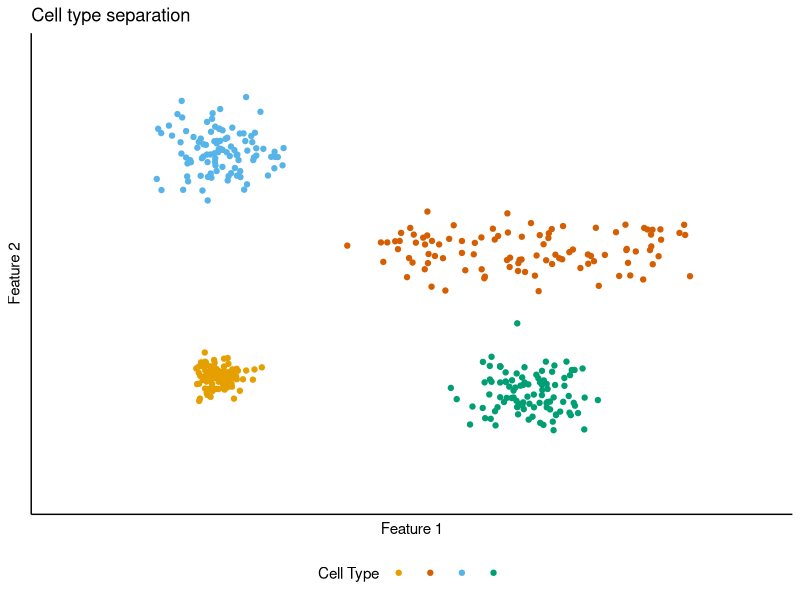
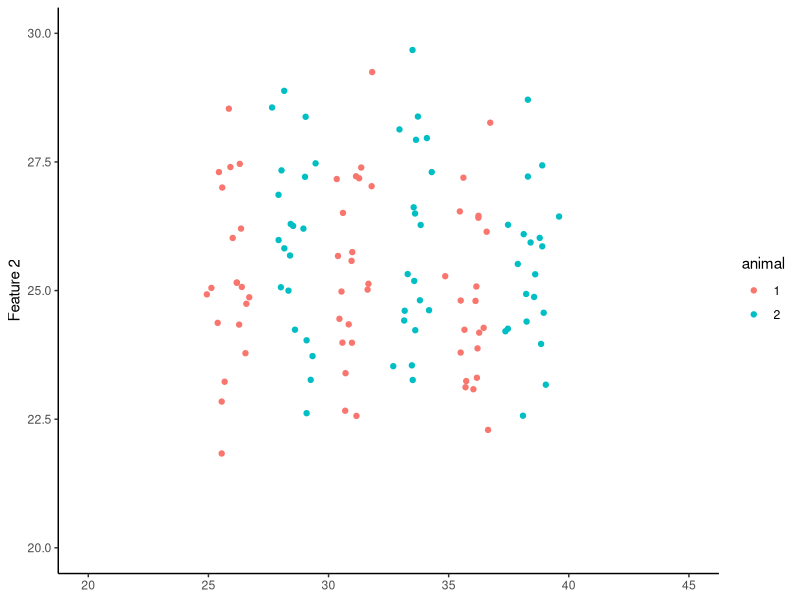
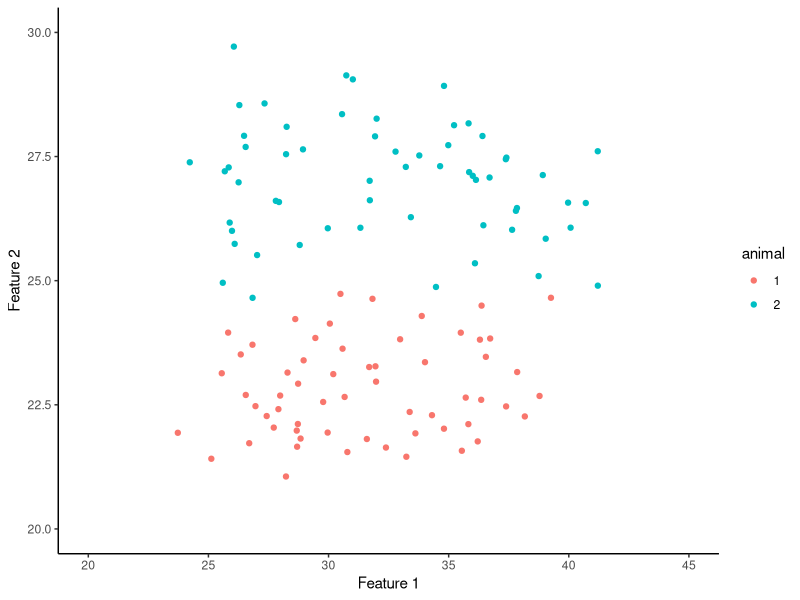
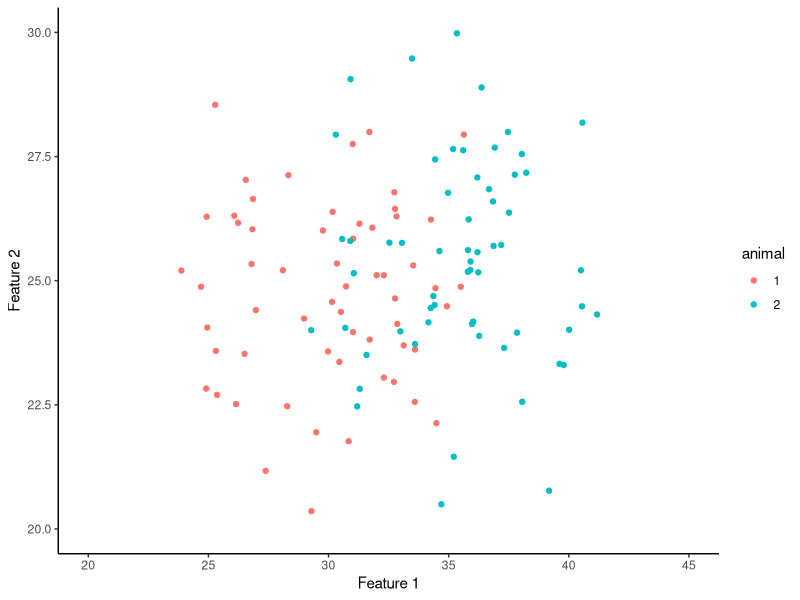
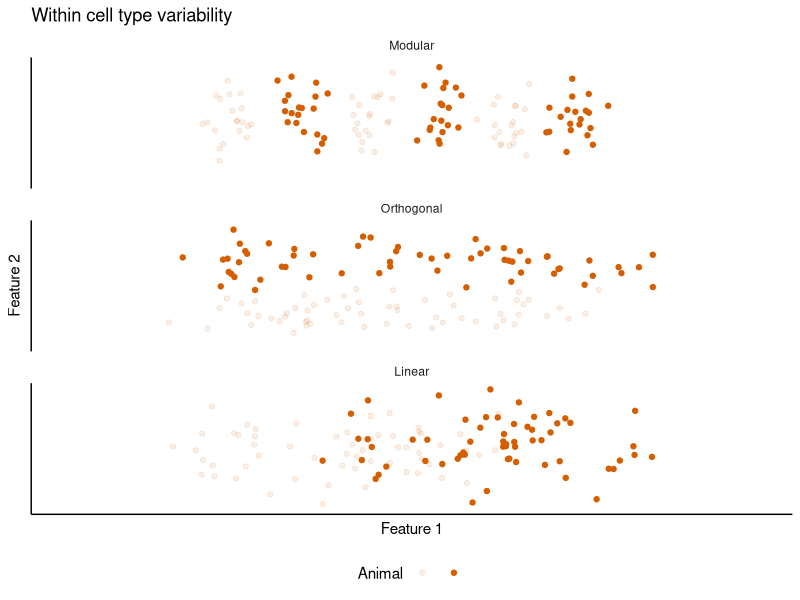

Generate these figures, in order, with R: (Note: this script raises an error after producing the figures.)
## ---- chunk 1
knitr::opts_chunk$set(echo = TRUE)

# Ensure access to libraries
library(tidyverse)
library(gridExtra)
## ---- chunk 2
numcells <- 100
Cell_A <- tibble(x = rnorm(numcells, 10, 1),
                       y = rnorm(numcells, 12, 1),
                       cell = "A")
Cell_B <- tibble(x = runif(numcells, min = 20, max = 40) + rnorm(numcells,0,1),
                       y = rnorm(numcells, 25, 2),
                       cell = "B")
Cell_C <- tibble(x = rnorm(numcells, 10, 2),
                       y = rnorm(numcells, 35, 2),
                       cell = "C")
Cell_D <- tibble(x = rnorm(numcells, 30, 2),
                       y = rnorm(numcells, 10, 2),
                       cell = "D")
 
CellFeatures <- bind_rows(Cell_A, Cell_B, Cell_C, Cell_D)
## ---- chunk 3
cbPalette <- c("#E69F00", "#D55E00", "#56B4E9", "#009E73")

CF_plot <- ggplot(CellFeatures, aes(x, y, colour = cell)) +
  geom_point() +
  xlim(0,45) +
  ylim(0,45) +
  labs(x = "Feature 1", y = "Feature 2", colour = "Cell Type", title = "Cell type separation") +
  scale_colour_manual(values=cbPalette) +
  theme_classic() +
  theme(legend.position = "bottom",
        axis.ticks = element_blank(),
        axis.text = element_blank(),
        legend.text = element_blank())

CF_plot
## ---- chunk 4
numcells <- 20
MF_A <- tibble(x = c(rnorm(numcells, 26, 0.5), rnorm(numcells, 31, 0.5), rnorm(numcells, 36, 0.5)),
                   y = rnorm(numcells*3, 25, 2),
                   animal = "1")
MF_B <- tibble(x = c(rnorm(numcells, 28.5, 0.5), rnorm(numcells, 33.5, 0.5), rnorm(numcells, 38.5, 0.5)),
                    y = rnorm(numcells*3, 25, 2),
                    animal = "2")
                   
ModularFeatures <- rbind(MF_A, MF_B)

MF_plot <- ggplot(ModularFeatures, aes(x, y, colour = animal)) +
  geom_point() +
  xlim(20,45) +
  ylim(20,30) +
  xlab("Feature 1") +
  ylab("Feature 2") +
  theme_classic() +
  theme(axis.title.x=element_blank())

MF_plot
## ---- chunk 5
numcells <- 60

OOF_A <- tibble(x = runif(numcells, min = 25, max = 40) + rnorm(numcells,0,1),
                y = rnorm(numcells, 23, 1),
                animal = "1")
OOF_B <- tibble(x = runif(numcells, min = 25, max = 40) + rnorm(numcells,0,1),
                y = rnorm(numcells, 27, 1),
                animal = "2")
     
OrthogOffsetFeatures <- rbind(OOF_A, OOF_B)

OOF_plot <- ggplot(OrthogOffsetFeatures, aes(x, y, colour = animal)) +
  geom_point() +
  xlim(20,45) +
  ylim(20,30) +
  xlab("Feature 1") +
  ylab("Feature 2") +
  theme_classic()

OOF_plot
## ---- chunk 6
numcells <- 60

LOF_A <- tibble(x = runif(numcells, min = 25, max = 35) + rnorm(numcells,0,1),
                y = rnorm(numcells, 25, 2),
                animal = "1")
LOF_B <- tibble(x = runif(numcells, min = 30, max = 40) + rnorm(numcells,0,1),
                y = rnorm(numcells, 25, 2),
                animal = "2")
LinearOffsetFeatures <- rbind(LOF_A, LOF_B)

LOF_plot <- ggplot(LinearOffsetFeatures, aes(x, y, colour = animal)) +
  geom_point() +
  xlim(20,45) +
  ylim(20,30) +
  xlab("Feature 1") +
  ylab("Feature 2") +
  theme_classic()

LOF_plot
## ---- chunk 7
ModularFeatures$scheme <- "modular"
OrthogOffsetFeatures$scheme <- "orthog"
LinearOffsetFeatures$scheme <- "linear"
IntraAnimal <- bind_rows(ModularFeatures, OrthogOffsetFeatures, LinearOffsetFeatures)
IntraAnimal$scheme <- as.factor(IntraAnimal$scheme)
IntraAnimal$scheme = factor(IntraAnimal$scheme, c("modular", "orthog","linear"))
labels_schemes <- c(modular = "Modular", orthog = "Orthogonal", linear = "Linear")

IntraAnimalPlot <- ggplot(IntraAnimal, aes(x, y, alpha = animal)) +
  geom_point(colour = cbPalette[2]) +
  xlim(20,45) +
  ylim(20,30) +
  labs(x = "Feature 1", y = "Feature 2", alpha = "Animal", title = "Within cell type variability") +
  facet_wrap(~scheme, nrow = 3, labeller = labeller(scheme = labels_schemes)) +
  theme_classic() +
  theme(strip.background = element_blank(),
        axis.ticks = element_blank(),
        axis.text = element_blank()) +
  scale_alpha_discrete(range=c(0.1,1)) +
  theme(legend.position = "bottom",
        legend.text = element_blank())

IntraAnimalPlot
  
## ---- chunk 8
ConceptFigure <- ggdraw() +
  draw_plot(CF_plot, x =0.02, y = 0, width = 0.45, height = 1) +
  draw_plot(IntraAnimalPlot, x = 0.52, y = 0, width = 0.45, height = 1) +
  draw_plot_label(label = c("A", "B"), size = 15,
                  x = c(0, 0.5), y = c(1, 1))

ConceptFigure
## ---- chunk 9
ggsave("Concept_figure.png", plot = ConceptFigure, width = 160, height = 100, units = "mm")
## ---- chunk 10
results_sim <- tibble(dvloc = c(seq(0, 1, length.out = 40), seq(0, 1, length.out = 40)),
                      feat_1 = c(rnorm(80, 0, 0.1)),
                      feat_2 = c(rnorm(40, 0.3, 0.1), rnorm(40, 0.7, 0.1)),
                      cellid = c(rep("a", 40), rep("b", 40)))
results_sim$feat_1[1:40] <- results_sim$feat_1[41:80] + results_sim$dvloc[1:40]
results_sim$feat_1[41:80] <- results_sim$feat_1[41:80] + results_sim$dvloc[41:80] * 1.2 + 0.4
## ---- chunk 11
sum_feat <- ggplot(results_sim, aes(feat_1, feat_2, colour = cellid)) +
  geom_point() +
  xlim(-0.2, 1.8) +
  ylim(-0.2,1.2) +
  labs(x = "Feature 1", y = "Feature 2", colour = "Animal ID") +
  theme_classic() +
  theme(strip.background = element_blank(),
        axis.ticks = element_blank(),
        axis.text = element_blank(),
        legend.position = "bottom")

sum_feat1 <- ggplot(results_sim, aes(dvloc, feat_1, colour = cellid)) +
  geom_point()  +
  xlim(-0.2, 1.2) +
  ylim(-0.4, 2) +
  labs(x = "DV location", y = "Feature 1", colour = "Animal ID") +
  theme_classic() +
  theme(strip.background = element_blank(),
        axis.ticks = element_blank(),
        axis.text = element_blank(),
        legend.position = "bottom")

sum_feat2 <- ggplot(results_sim, aes(dvloc, feat_2, colour = cellid)) +
  geom_point()  +
  xlim(-0.2, 1.2) +
  ylim(-0.2,1.2)+
  labs(x = "DV location", y = "Feature 2", colour = "Animal ID") +
  theme_classic() +
  theme(strip.background = element_blank(),
        axis.ticks = element_blank(),
        axis.text = element_blank(),
        legend.position = "bottom")

sum_feat
sum_feat1
sum_feat2
## ---- chunk 12
SummaryFigure <- grid.arrange(sum_feat, sum_feat1, sum_feat2,
             ncol = 5,
             widths = c(1, 0.1, 1, 0.1, 1),
             layout_matrix = rbind(c(1, NA, 2, NA, 3)))

SummaryFigure

ggsave("SummaryFigure.png", SummaryFigure, width = 140, height = 60, units = "mm")
